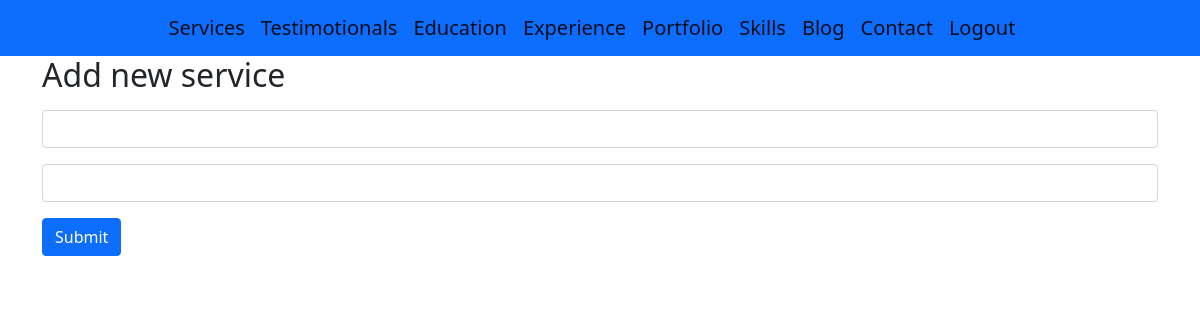
The page /admin/portfolio/update/5 (signed in) on the database as committed earlier.
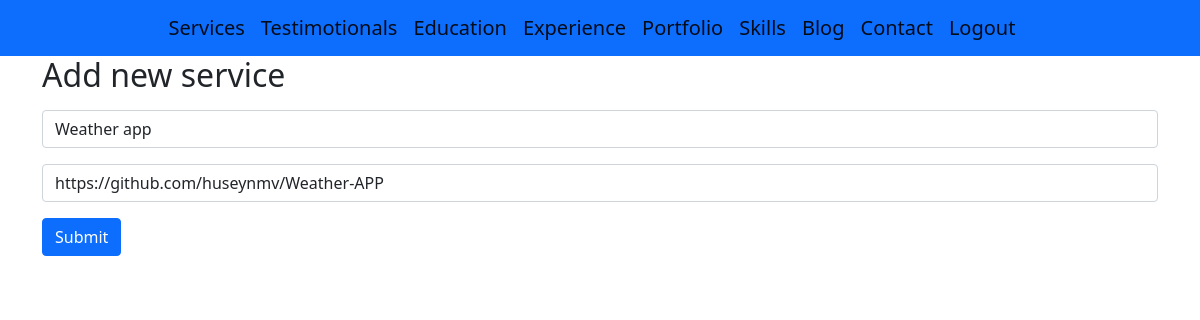
The same page on the database as committed later.
### models.py (models this page shows)
class Portfolio(db.Model):
    id=db.Column(db.Integer,primary_key=True)
    portfolio_img=db.Column(db.String(100))
    portfolio_name=db.Column(db.String(100))
    portfolio_link=db.Column(db.String(100))

### admin/routes.py (the view)
@app.route("/admin/portfolio/update/<int:id>", methods=["GET", "POST"])
@login_required
def admin_portfolio_update(id):
    from models import Portfolio
    work=Portfolio.query.filter_by(id=id).first()
    if request.method=="POST":
        work=Portfolio.query.filter_by(id=id).first()
        work.portfolio_name=request.form["portfolio_name"]
        work.portfolio_link=request.form["portfolio_link"]
        db.session.commit()
        return redirect('/admin/portfolio')
    return render_template('admin/portfolioupdate.html', work=work)

### admin/routes.py (called while the page is built)
@login_manager.user_loader
def load_user(user_id):
    from models import User
    return User.query.get(user_id)

### templates/admin/portfolioupdate.html
{% extends "admin/base.html" %}
{% block content %}
<h2>Add new service</h2>
<form action="/admin/portfolio/update/{{work.id}}" method="POST">
  <div class="mt-3">
    <input type="text" class="form-control" value="{{work.portfolio_name}}" name="portfolio_name">
  </div>
  <div class="mt-3">
    <input type="text" class="form-control" value="{{work.portfolio_link}}" name="portfolio_link">
  </div>
  <button type="submit" class="btn btn-primary mt-3">Submit</button>
</form>
{% endblock %}

Rows that differ between the two databases and show on the page:
added Portfolio: portfolio_name "Weather app", portfolio_link "https://github.com/huseynmv/Weather-APP"
